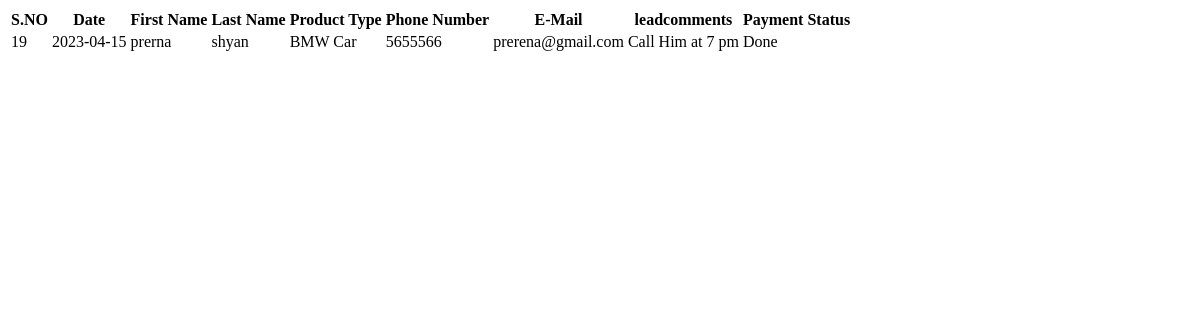
Page /Manager/orderfetch.php on the earlier database version.
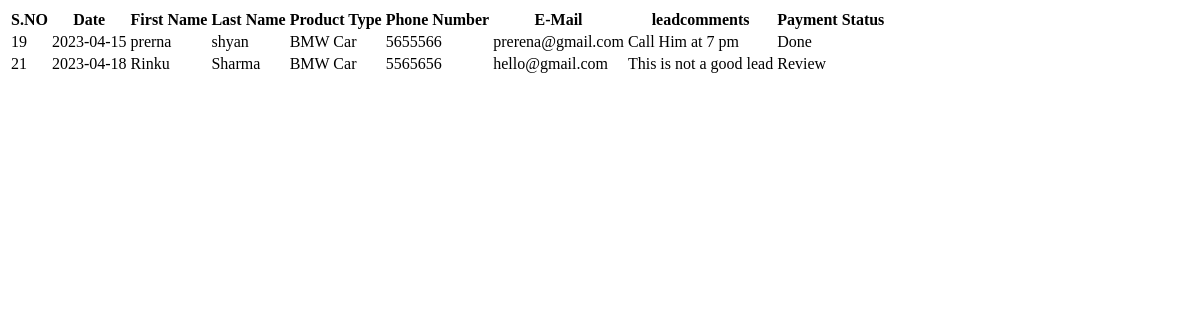
Same page on the later database version.
### tables this page shows
CREATE TABLE `coustomer` (
  `sno` int(11) NOT NULL,
  `Date` date NOT NULL DEFAULT current_timestamp(),
  `fname` varchar(30) NOT NULL,
  `lname` varchar(30) NOT NULL,
  `clothtype` varchar(100) NOT NULL,
  `phonenumber` bigint(10) NOT NULL,
  `email` varchar(30) NOT NULL,
  `address` text NOT NULL,
  `address2` text DEFAULT NULL,
  `country` varchar(10) NOT NULL,
  `state` varchar(15) NOT NULL,
  `zip` int(10) NOT NULL,
  `leadcomments` text NOT NULL,
  `administrationname` text NOT NULL,
  `leadtype` text NOT NULL,
  `Payment Status` text NOT NULL
);

### Manager/orderfetch.php (the view, shortened to what this page needs)
<html>
  <body>
<?php
  include("../dbcon.php");
   $sql = "SELECT * FROM `coustomer` where `administrationname`  = 'dheeraj' ";
   $retval = mysqli_query( $db, $sql );
     echo"
   <table>
      <tr>
      <th>S.NO </th>
      <th> Date </th>
      <th>First Name</th>
      <th>Last Name</th>
      <th>Product Type</th>
      <th>Phone Number</th>
      <th>E-Mail</th>
      <th> leadcomments </th>
      <th> Payment Status </th>
      </tr>";
   while($row = mysqli_fetch_array($retval)) {
      echo "<tr>
      <td>{$row['sno']} </td>".
      "<td> {$row['Date']}  </td>".
       "<td> {$row['fname']}  </td> ".
       "<td> {$row['lname']}  </td> ".
         "<td> {$row['clothtype']}  </td> ".
         "<td> {$row['phonenumber']}  </td> ".
         " <td> {$row['email']} </td>".
         " <td> {$row['leadcomments']} </td>",
         " <td> {$row['Payment Status']} </td>
         </tr>
         ";
   }
?>
</body>
</html>

Differences in the rows shown:
added coustomer: sno "21", Date "2023-04-18", fname "Rinku", lname "Sharma", clothtype "BMW Car", phonenumber "5565656", email "hello@gmail.com", leadcomments "This is not a good lead", Payment Status "Review"
